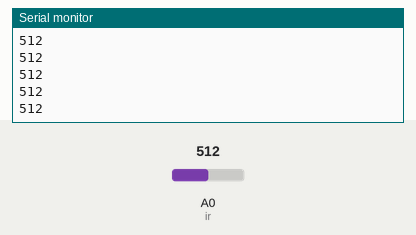
This sketch was run on a simulated Arduino Uno, built with avr-gcc and run on an emulated ATmega328P. On the bench: the last lines printed to the serial monitor. The test bench sets the inputs (shaded band); at power-on: A0 (ir) = 512.

Above: at 1.2 s.
1.3 s: A0 (ir) set to 716
At 1.56 s:
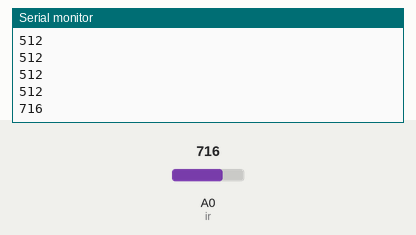
2.8 s: A0 (ir) set to 900
At 2.96 s:
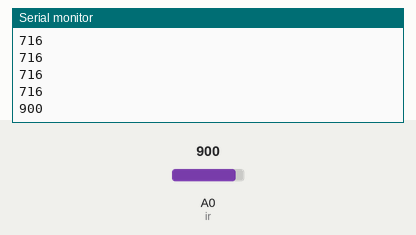
Timing chart, 0 to 5.8 s (numbered marks = the images above; inputs shaded):
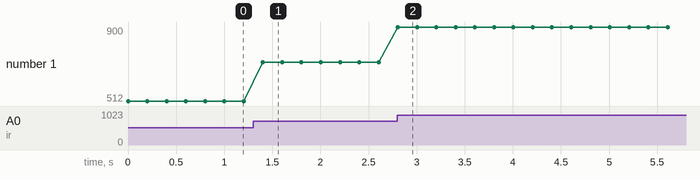

Measured:
- after the input at 1.3 s, the serial monitor: prints a new line after 0.10 s (image 1)
- after the input at 2.8 s, the serial monitor: prints a new line at once (image 2)
- plotted number 1: 512 → 716 after the input at 1.3 s, 716 → 900 after the input at 2.8 s

The sketch:

task_1.1.1.ino
```cpp
#define ir A0

void setup() {
  pinMode(ir, INPUT);
  Serial.begin(9600);
}
int reading;

void loop() {
  reading = analogRead(ir);
  Serial.println(reading);
  delay(200);
}
```
